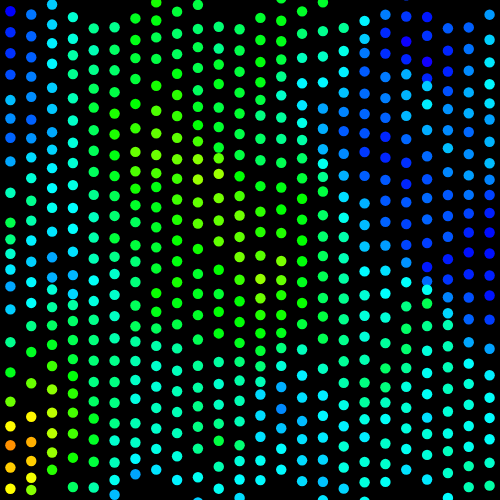
Frame 1 (no input)
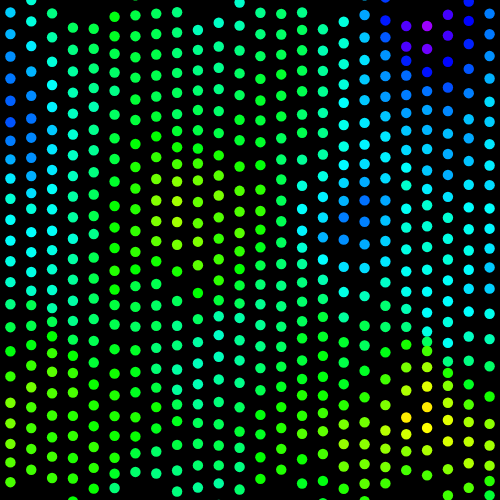
Frame 60 (no input)
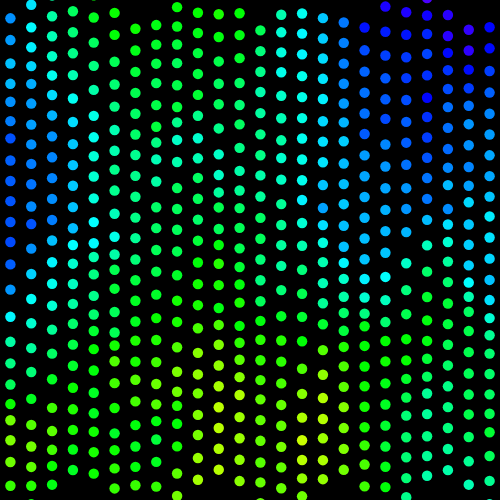
Frame 120 (the mouse pressed at the canvas centre since frame 60)

The p5.js sketch that drew these frames (run headless with seeded random() and noise() and a simulated clock; from frame 60 on, the mouse is pressed at the canvas centre):

// p5.js sketch
// ── sketch.js
/**
 * The setup function is used in p5.js to set up the canvas and color mode for the sketch.
 */
function setup() {
    createCanvas(500, 500);
    colorMode(HSB, 360, 100, 100);
}


/**
 * The draw function uses nested loops to create a grid of dots and applies a wave effect to each dot based on noise
 * values, hue, and angle.
 */
function draw() {
    background(0);

    var noOfDots = 24;
    var size = width / noOfDots;

    for (var x = 0; x < noOfDots; x++) {
        for (var y = 0; y < noOfDots; y++) {
            /**
             * this is my code
             */
            var noiseVal = noise(x * 0.1, y * 0.1, frameCount * 0.01);
            var hue = map(noiseVal, 0, 1, 0, 360);
            var angle = map(noiseVal, 0, 1, 0, TWO_PI) + (mouseX * 0.01);
            wave(x * size + size / 2, y * size + size / 2, size / 2, hue, angle);
            /**
             * end of code I wrote
             */
        }
    }
}


/**
 * The wave function creates a moving ellipse with a specified size, color, and angle at the given x and y coordinates.
 * @param x - The x parameter represents the x-coordinate of the center of the wave.
 * @param y - The parameter "y" represents the y-coordinate of the center of the wave.
 * @param size - The "size" parameter in the wave function represents the diameter of the ellipse that will be drawn.
 * @param hue - The "hue" parameter represents the hue value of the color used to fill the ellipse. In the HSB color model,
 * hue represents the color itself, ranging from 0 to 360 degrees.
 * @param angle - The angle parameter represents the angle at which the wave is oscillating. It affects the vertical
 * position of the ellipse as it moves along the x-axis.
 */
function wave(x, y, size, hue, angle) {
    /**
     * this is my code
     */
    push();
    translate(x, y);
    var yOffset = sin(angle + x * 0.05 + frameCount * 0.02) * 20;
    noStroke();
    fill(hue, 100, 100);
    ellipse(0, yOffset, size);
    pop();
    /**
     * end of code I wrote
     */
}
